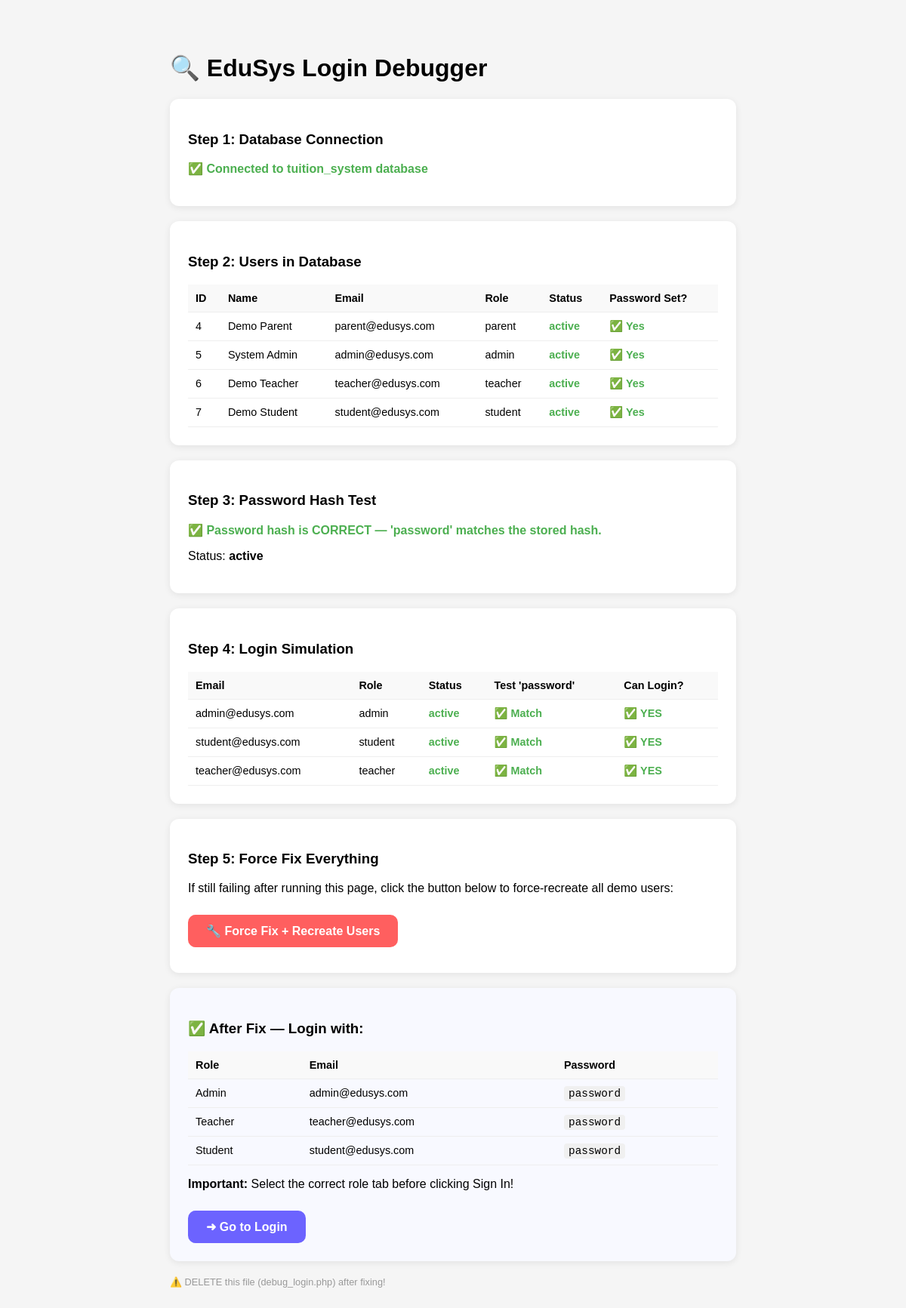
The app's page /debug_login.php with its own data.
### tables this page shows
CREATE TABLE IF NOT EXISTS users (
    id INT AUTO_INCREMENT PRIMARY KEY,
    name VARCHAR(150) NOT NULL,
    email VARCHAR(150) UNIQUE NOT NULL,
    password VARCHAR(255) NOT NULL,
    role ENUM('admin','teacher','student') NOT NULL DEFAULT 'student',
    avatar VARCHAR(255) DEFAULT NULL,
    status ENUM('active','inactive','pending') DEFAULT 'pending',
    created_at TIMESTAMP DEFAULT CURRENT_TIMESTAMP,
    updated_at TIMESTAMP DEFAULT CURRENT_TIMESTAMP ON UPDATE CURRENT_TIMESTAMP
);

### debug_login.php (the view, shortened to what this page needs)
<?php
echo "<!DOCTYPE html><html><head><title>Login Debug</title>";
echo "<style>body{font-family:sans-serif;max-width:750px;margin:30px auto;padding:20px;background:#f5f5f5;}";
echo ".card{background:#fff;border-radius:12px;padding:24px;margin-bottom:20px;box-shadow:0 2px 10px rgba(0,0,0,0.08);}";
echo ".ok{color:#4CAF50;font-weight:600;} .err{color:#f44336;font-weight:600;} .warn{color:#ff9800;font-weight:600;}";
echo "table{width:100%;border-collapse:collapse;} th,td{padding:10px;text-align:left;border-bottom:1px solid #eee;font-size:0.9rem;}";
echo "th{background:#f9f9f9;} code{background:#f0f0f0;padding:2px 6px;border-radius:4px;}";
echo "</style></head><body>";
echo "<h1>🔍 EduSys Login Debugger</h1>";
echo "<div class='card'><h3>Step 1: Database Connection</h3>";
$conn = @new mysqli('localhost', 'root', '', 'tuition_system');
echo "<p class='ok'>✅ Connected to tuition_system database</p></div>";
echo "<div class='card'><h3>Step 2: Users in Database</h3>";
$result = $conn->query("SELECT id, name, email, role, status, LENGTH(password) as pass_len FROM users ORDER BY id");
if (!$result) {
    echo "<p class='err'>❌ Cannot read users table: " . $conn->error . "</p>";
    echo "<p>→ Run <a href='setup.php'>setup.php</a> to create the tables!</p>";
} elseif ($result->num_rows === 0) {
    echo "<p class='err'>❌ No users found in database!</p>";
    echo "<p>→ Run <a href='setup.php'>setup.php</a> to insert demo users.</p>";
} else {
    echo "<table><tr><th>ID</th><th>Name</th><th>Email</th><th>Role</th><th>Status</th><th>Password Set?</th></tr>";
    while ($u = $result->fetch_assoc()) {
        $pass_ok = $u['pass_len'] > 50 ? "<span class='ok'>✅ Yes</span>" : "<span class='err'>❌ Empty/Short</span>";
        $status_class = $u['status'] === 'active' ? 'ok' : 'err';
        echo "<tr>
            <td>{$u['id']}</td>
            <td>{$u['name']}</td>
            <td>{$u['email']}</td>
            <td>{$u['role']}</td>
            <td><span class='{$status_class}'>{$u['status']}</span></td>
            <td>$pass_ok</td>
        </tr>";
    }
    echo "</table>";
}
echo "</div>";
echo "<div class='card'><h3>Step 3: Password Hash Test</h3>";
$user_check = $conn->query("SELECT id, email, password, status, role FROM users WHERE email='admin@edusys.com'")->fetch_assoc();
if (!$user_check) {
    echo "<p class='err'>❌ Admin user (admin@edusys.com) not found! Run setup.php first.</p>";
} else {
    $test = password_verify('password', $user_check['password']);
    if ($test) {
        echo "<p class='ok'>✅ Password hash is CORRECT — 'password' matches the stored hash.</p>";
        echo "<p>Status: <strong>" . $user_check['status'] . "</strong></p>";
    }
}
echo "</div>";
echo "<div class='card'><h3>Step 4: Login Simulation</h3>";
$all_users = $conn->query("SELECT id, name, email, password, role, status FROM users WHERE email IN ('admin@edusys.com','teacher@edusys.com','student@edusys.com')");
if ($all_users) {
    echo "<table><tr><th>Email</th><th>Role</th><th>Status</th><th>Test 'password'</th><th>Can Login?</th></tr>";
    while ($u = $all_users->fetch_assoc()) {
        $pass_match = password_verify('password', $u['password']);
        $can_login = $pass_match && $u['status'] === 'active';
        echo "<tr>
            <td>{$u['email']}</td>
            <td>{$u['role']}</td>
            <td>" . ($u['status']==='active'?"<span class='ok'>{$u['status']}</span>":"<span class='err'>{$u['status']}</span>") . "</td>
            <td>" . ($pass_match?"<span class='ok'>✅ Match</span>":"<span class='err'>❌ No match</span>") . "</td>
            <td>" . ($can_login?"<span class='ok'>✅ YES</span>":"<span class='err'>❌ NO</span>") . "</td>
        </tr>";
    }
    echo "</table>";
}
echo "</div>";
echo "<div class='card'><h3>Step 5: Force Fix Everything</h3>";
if (isset($_GET['fix'])) {
    $new_hash = password_hash('password', PASSWORD_BCRYPT);
    $conn->query("SET foreign_key_checks=0");
    $conn->query("DELETE FROM users WHERE email IN ('admin@edusys.com','teacher@edusys.com','student@edusys.com')");
    $conn->query("INSERT INTO users (name,email,password,role,status) VALUES
        ('System Admin','admin@edusys.com','$new_hash','admin','active'),
        ('Demo Teacher','teacher@edusys.com','$new_hash','teacher','active'),
        ('Demo Student','student@edusys.com','$new_hash','student','active')");
    $teacher_uid = $conn->query("SELECT id FROM users WHERE email='teacher@edusys.com'")->fetch_assoc()['id'];
    $student_uid = $conn->query("SELECT id FROM users WHERE email='student@edusys.com'")->fetch_assoc()['id'];
    $conn->query("INSERT IGNORE INTO teachers (user_id,qualification,approval_status) VALUES ($teacher_uid,'M.Sc Mathematics','approved')");
    $conn->query("INSERT IGNORE INTO students (user_id,roll_number,grade,admission_date) VALUES ($student_uid,'STU0001','Grade 10',CURDATE())");
    $conn->query("SET foreign_key_checks=1");
    echo "<p class='ok'>✅ FIXED! All demo users recreated with fresh password hashes.</p>";
    echo "<p>Now try logging in: <a href='/project/login.php'>→ Login Page</a></p>";
} else {
    echo "<p>If still failing after running this page, click the button below to force-recreate all demo users:</p>";
    echo "<a href='?fix=1' style='display:inline-block;padding:12px 24px;background:#FF5F5F;color:white;text-decoration:none;border-radius:10px;font-weight:700;margin:10px 0;'>🔧 Force Fix + Recreate Users</a>";
}
echo "</div>";
echo "<div class='card' style='background:#f8f9ff;'>
<h3>✅ After Fix — Login with:</h3>
<table>
<tr><th>Role</th><th>Email</th><th>Password</th></tr>
<tr><td>Admin</td><td>admin@edusys.com</td><td><code>password</code></td></tr>
<tr><td>Teacher</td><td>teacher@edusys.com</td><td><code>password</code></td></tr>
<tr><td>Student</td><td>student@edusys.com</td><td><code>password</code></td></tr>
</table>
<p><strong>Important:</strong> Select the correct role tab before clicking Sign In!</p>
<a href='/project/login.php' style='display:inline-block;padding:12px 24px;background:#6C63FF;color:white;text-decoration:none;border-radius:10px;font-weight:700;margin-top:10px;'>➜ Go to Login</a>
</div>";
echo "<p style='color:#999;font-size:0.8rem;margin-top:20px;'>⚠️ DELETE this file (debug_login.php) after fixing!</p>";
echo "</body></html>";

### records on screen
users: id "4", name "Demo Parent", email "parent@edusys.com", role "parent", status "active"
users: id "5", name "System Admin", email "admin@edusys.com", role "admin", status "active", shows "✅ Match", shows "✅ YES"
users: id "6", name "Demo Teacher", email "teacher@edusys.com", role "teacher", status "active", shows "✅ Match", shows "✅ YES"
users: id "7", name "Demo Student", email "student@edusys.com", role "student", status "active", shows "✅ Match", shows "✅ YES"
